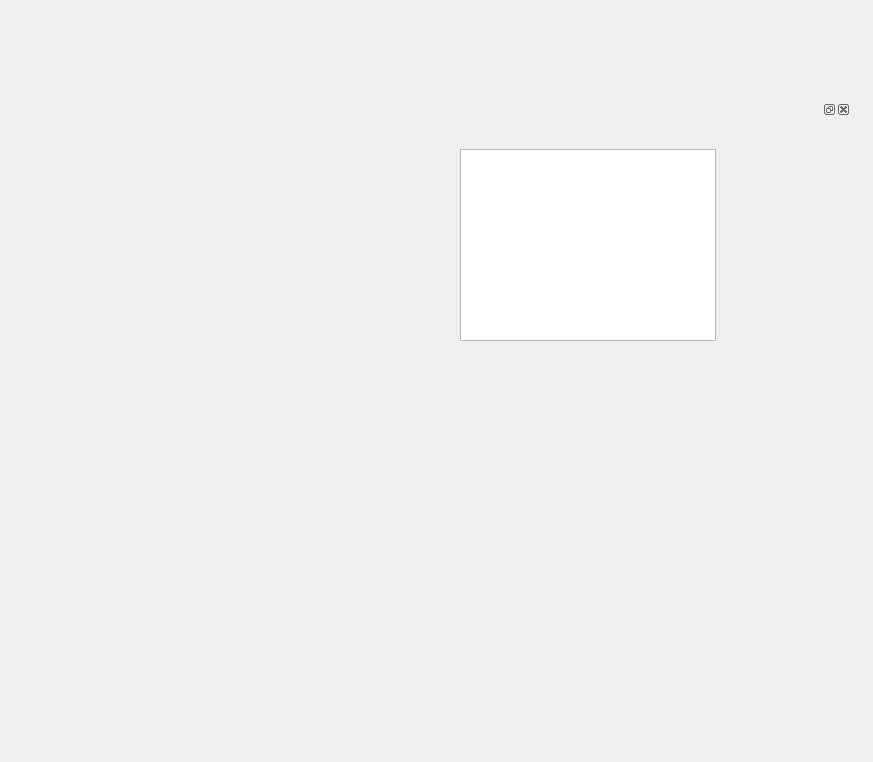
<?xml version="1.0" encoding="UTF-8"?>
<ui version="4.0">
 <class>OPA_Analysis</class>
 <widget class="QWidget" name="OPA_Analysis">
  <property name="geometry">
   <rect>
    <x>0</x>
    <y>0</y>
    <width>873</width>
    <height>762</height>
   </rect>
  </property>
  <property name="windowTitle">
   <string>Form</string>
  </property>
  <widget class="QDockWidget" name="dockWidget">
   <property name="geometry">
    <rect>
     <x>20</x>
     <y>100</y>
     <width>831</width>
     <height>541</height>
    </rect>
   </property>
   <widget class="QWidget" name="dockWidgetContents">
    <widget class="QLabel" name="label">
     <property name="geometry">
      <rect>
       <x>10</x>
       <y>0</y>
       <width>401</width>
       <height>371</height>
      </rect>
     </property>
     <property name="text">
      <string/>
     </property>
     <property name="pixmap">
      <pixmap resource="../resources/Scientific_computing.qrc">:/resources/Op-Amp_Internal.svg</pixmap>
     </property>
    </widget>
    <widget class="QTextBrowser" name="textBrowser">
     <property name="geometry">
      <rect>
       <x>440</x>
       <y>30</y>
       <width>256</width>
       <height>192</height>
      </rect>
     </property>
    </widget>
   </widget>
  </widget>
 </widget>
 <resources>
  <include location="../resources/Scientific_computing.qrc"/>
 </resources>
 <connections/>
</ui>
